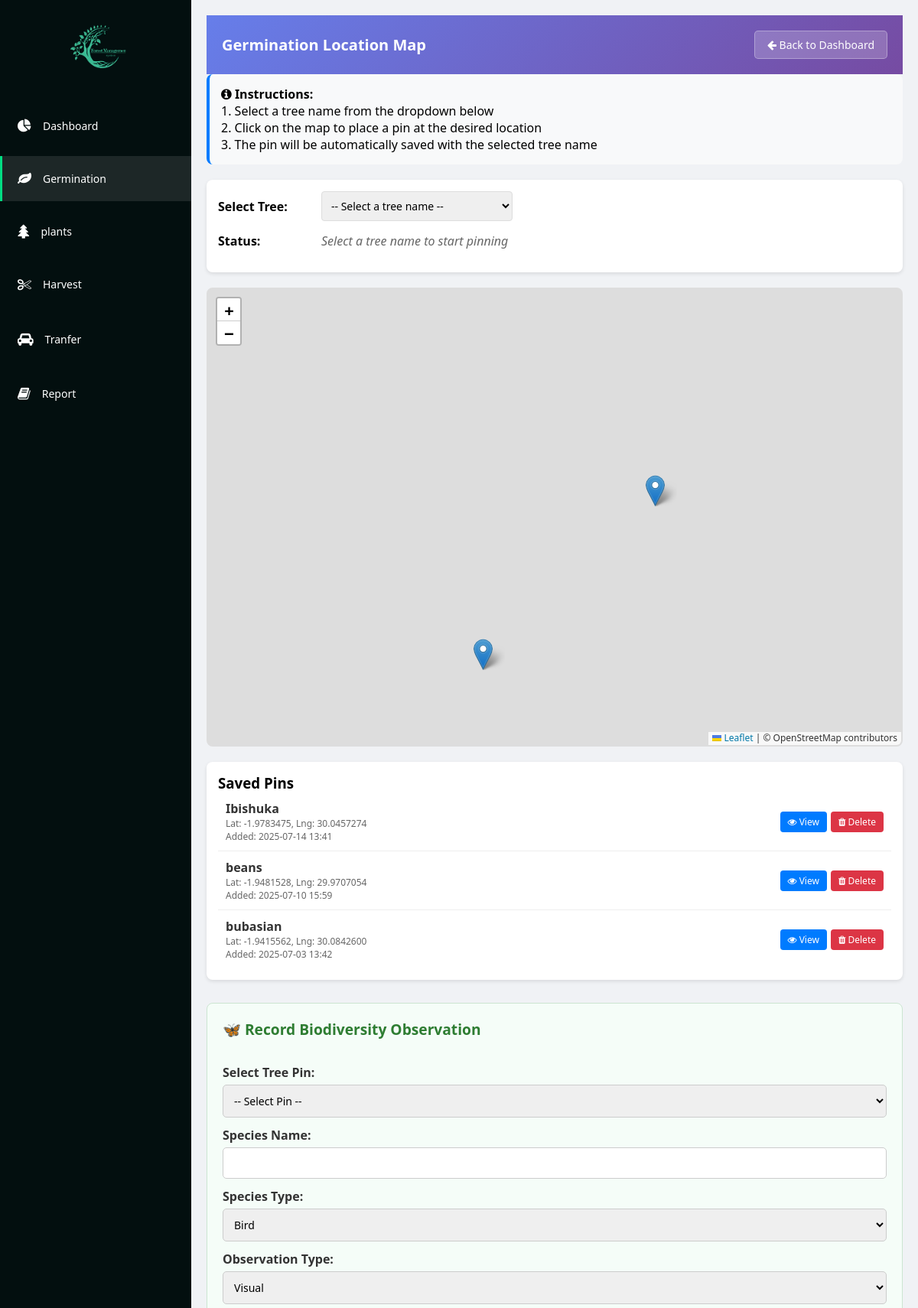
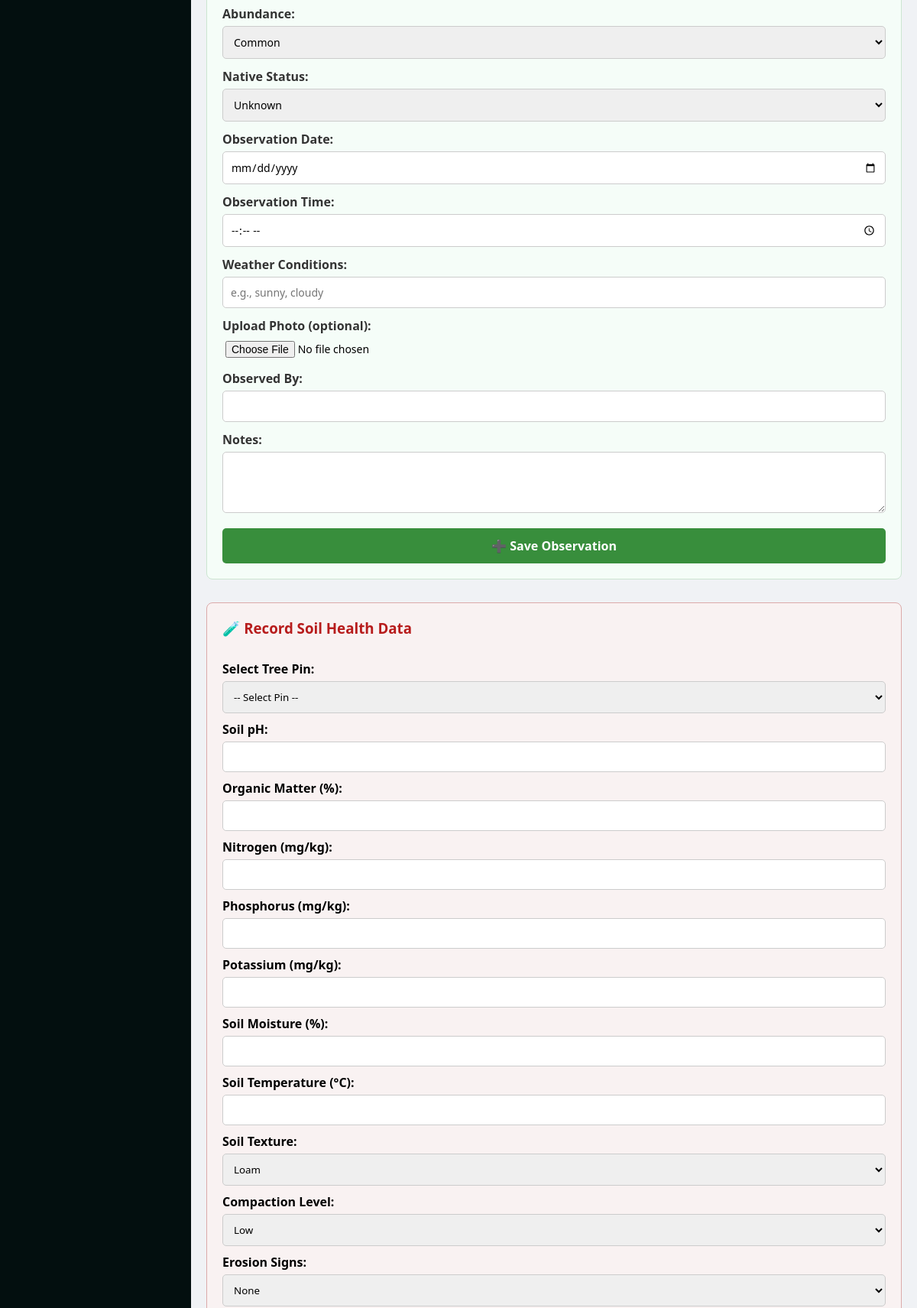
Page /Siliculture/pages/germination_map.php (signed in, upper part) on the committed database (2 pictures, top to bottom).
### tables this page shows
CREATE TABLE `germination_pins` (
  `id` int(11) NOT NULL,
  `tree_name` varchar(255) NOT NULL,
  `latitude` decimal(10,7) NOT NULL,
  `longitude` decimal(10,7) NOT NULL,
  `created_at` timestamp NOT NULL DEFAULT current_timestamp(),
  `updated_at` timestamp NOT NULL DEFAULT current_timestamp() ON UPDATE current_timestamp(),
  `g_id` int(11) NOT NULL
);

### Siliculture/pages/germination_map.php (the view, shortened to what this page needs)
<?php
    include'../../database/connection.php';
    $pins_query = $pdo->query("SELECT * FROM germination_pins ORDER BY created_at DESC");
    $pins = $pins_query->fetchAll();
?>
<!DOCTYPE html>
<html lang="en">
<head>
    <link rel="stylesheet" href="../css/style.css">
    <link rel="stylesheet" href="https://cdnjs.cloudflare.com/ajax/libs/font-awesome/4.7.0/css/font-awesome.min.css">
    <link rel="stylesheet" href="../css/germ.css">
    <link rel="stylesheet" href="https://unpkg.com/leaflet@1.7.1/dist/leaflet.css" />
    <link rel="stylesheet" href="../css/germination_2.css">
</head>
<body>
    <?php include'../menu/menu.php'; ?>
    <div class="main-content">
        <div class="sales-container-pp">
            <div class="table-header">
                <div class="table-title">Germination Location Map</div>
                <div class="table-actions">
                    <a href="germ.php">
                        <button class="btn btn-secondary">
                            <i class="fa fa-arrow-left"></i> Back to Dashboard
                        </button>
                    </a>
                </div>
            </div>
            <div class="instruction-text">
                <h4><i class="fa fa-info-circle"></i> Instructions:</h4>
                <p>1. Select a tree name from the dropdown below</p>
                <p>2. Click on the map to place a pin at the desired location</p>
                <p>3. The pin will be automatically saved with the selected tree name</p>
            </div>
            <div class="map-controls">
                <div class="control-group">
                    <label for="treeSelect">Select Tree:</label>
                    <select id="treeSelect" style="width: 250px;">
                        <option value="" hidden>-- Select a tree name --</option>
                    </select>
                </div>
                <div class="control-group">
                    <label>Status:</label>
                    <span id="statusText" style="color: #666; font-style: italic;">Select a tree name to start pinning</span>
                </div>
            </div>
            <div id="map" class="map-container"></div>
            <div class="pin-list">
                <h3>Saved Pins</h3>
                <div id="pinsList">
                    <?php if(count($pins) > 0): ?>
                        <?php foreach($pins as $pin): ?>
                            <div class="pin-item" data-pin-id="<?php echo $pin['id']; ?>">
                                <div class="pin-info">
                                    <div class="pin-name"><?php echo htmlspecialchars($pin['tree_name']); ?></div>
                                    <div class="pin-coords">Lat: <?php echo $pin['latitude']; ?>, Lng: <?php echo $pin['longitude']; ?></div>
                                    <div class="pin-coords">Added: <?php echo date('Y-m-d H:i', strtotime($pin['created_at'])); ?></div>
                                </div>
                                <div class="pin-actions">
                                    <button class="view-btn" onclick="viewPin(<?php echo $pin['latitude']; ?>, <?php echo $pin['longitude']; ?>)">
                                        <i class="fa fa-eye"></i> View
                                    </button>
                                    <button class="delete-btn" onclick="deletePin(<?php echo $pin['id']; ?>, '<?php echo htmlspecialchars($pin['tree_name']); ?>')">
                                        <i class="fa fa-trash"></i> Delete
                                    </button>
                                </div>
                            </div>
                        <?php endforeach; ?>
                    <?php else: ?>
                        <p style="text-align: center; color: #666; font-style: italic;">No pins saved yet</p>
                    <?php endif; ?>
                </div>
            </div>
            <div class="biodiversity-form">
  <h3>🦋 Record Biodiversity Observation</h3>
  <form id="biodiversityForm" enctype="multipart/form-data">
    <label for="biodiversity_pin_id">Select Tree Pin:</label>
    <select id="biodiversity_pin_id" name="pin_id" required>
      <option value="">-- Select Pin --</option>
    </select>
    <label>Species Name:</label>
    <input type="text" name="species_name" required>
    <label>Species Type:</label>
    <select name="species_type" required>
      <option value="bird">Bird</option>
    </select>
    <label>Observation Type:</label>
    <select name="observation_type" required>
      <option value="visual">Visual</option>
    </select>
    <label>Abundance:</label>
    <select name="abundance">
      <option value="common" selected>Common</option>
    </select>
    <label>Native Status:</label>
    <select name="native_status">
      <option value="unknown" selected>Unknown</option>
    </select>
    <label>Observation Date:</label>
    <input type="date" name="observation_date" required>
    <label>Observation Time:</label>
    <input type="time" name="observation_time">
    <label>Weather Conditions:</label>
    <input type="text" name="weather_conditions" placeholder="e.g., sunny, cloudy">
    <label>Upload Photo (optional):</label>
    <input type="file" name="photo">
    <label>Observed By:</label>
    <input type="text" name="observed_by" required>
    <label>Notes:</label>
    <textarea name="notes" rows="3"></textarea>
    <button type="submit">➕ Save Observation</button>
  </form>
</div>
<div class="soil-health-form">
  <h3>🧪 Record Soil Health Data</h3>
  <form id="soilHealthForm" enctype="multipart/form-data">
    <label>Select Tree Pin:</label>
    <select name="pin_id" required>
      <option value="">-- Select Pin --</option>
    </select>
    <label>Soil pH:</label>
    <input type="number" step="0.01" name="soil_ph" required>
    <label>Organic Matter (%):</label>
    <input type="number" step="0.01" name="organic_matter_percent" required>
    <label>Nitrogen (mg/kg):</label>
    <input type="number" step="0.01" name="nitrogen_level">
    <label>Phosphorus (mg/kg):</label>
    <input type="number" step="0.01" name="phosphorus_level">
    <label>Potassium (mg/kg):</label>
    <input type="number" step="0.01" name="potassium_level">
    <label>Soil Moisture (%):</label>
    <input type="number" step="0.01" name="soil_moisture_percent">
    <label>Soil Temperature (°C):</label>
    <input type="number" step="0.01" name="soil_temperature">
    <label>Soil Texture:</label>
    <select name="soil_texture">
      <option value="loam">Loam</option>
    </select>
    <label>Compaction Level:</label>
    <select name="compaction_level">
      <option value="low">Low</option>
    </select>
    <label>Erosion Signs:</label>
    <select name="erosion_signs">
      <option value="none">None</option>
    </select>
  </form>
</div>
        </div>
    </div>
</body>
</html>

### Siliculture/css/style.css (style rules this page uses)
* { margin: 0; padding: 0; box-sizing: border-box; font-family: 'Segoe UI', Tahoma, Geneva, Verdana, sans-serif; }
body { background-color: #f0f2f5; display: flex; height: 100vh; }
a { text-decoration: none; }
.main-content { height: 100vh; overflow-y: auto; }
textarea { resize: none; }
.main-content { flex: 1; padding: 20px; display: flex; flex-direction: column; gap: 20px; }

### Siliculture/css/germ.css (style rules this page uses)
.table-header { padding: 20px; background: linear-gradient(135deg, #667eea 0%, #764ba2 100%); color: white; display: flex; justify-content: space-between; align-items: center; }
.table-title { font-size: 20px; font-weight: 600; }
.table-actions { display: flex; gap: 10px; }
.btn { padding: 8px 16px; border: none; border-radius: 5px; cursor: pointer; font-size: 14px; transition: all 0.3s ease; }
.btn-secondary { background: rgba(255,255,255,0.2); color: white; border: 1px solid rgba(255,255,255,0.3); }

### Siliculture/css/germination_2.css (style rules this page uses)
.map-container { height: 600px; width: 100%; margin: 20px 0; border: 2px solid #ddd; border-radius: 8px; }
.map-controls { background: white; padding: 15px; border-radius: 8px; margin-bottom: 20px; box-shadow: 0 2px 5px rgba(0,0,0,0.1); }
.control-group { display: flex; gap: 15px; align-items: center; margin-bottom: 15px; }
.control-group label { font-weight: bold; min-width: 120px; }
.control-group select, .control-group input { padding: 8px; border: 1px solid #ddd; border-radius: 4px; font-size: 14px; }
.pin-list { background: white; padding: 15px; border-radius: 8px; margin-top: 20px; box-shadow: 0 2px 5px rgba(0,0,0,0.1); }
.pin-item { display: flex; justify-content: space-between; align-items: center; padding: 10px; border-bottom: 1px solid #eee; }
.pin-item:last-child { border-bottom: none; }
.pin-info { flex: 1; }
.pin-name { font-weight: bold; color: #333; }
.pin-coords { font-size: 12px; color: #666; }
.pin-actions { display: flex; gap: 5px; }
.pin-actions button { padding: 5px 10px; border: none; border-radius: 4px; cursor: pointer; font-size: 12px; }
.pin-actions .view-btn { background: #007bff; color: white; }
.pin-actions .delete-btn { background: #dc3545; color: white; }
.instruction-text { background: #f8f9fa; padding: 15px; border-radius: 8px; margin-bottom: 20px; border-left: 4px solid #007bff; }
.biodiversity-form { margin-top: 30px; padding: 20px; background-color: #f5fdf8; border: 1px solid #cce5d1; border-radius: 8px; }
.biodiversity-form h3 { color: #2e7d32; margin-bottom: 20px; font-size: 1.2em; font-weight: 600; }
.biodiversity-form form { display: flex; flex-direction: column; }
.biodiversity-form label { margin-top: 12px; font-weight: 600; color: #333; }
.biodiversity-form input, .biodiversity-form select, .biodiversity-form textarea { padding: 10px; border: 1px solid #ccc; border-radius: 5px; margin-top: 5px; font-size: 14px; font-family: inherit; width: 100%; box-sizing: border-box; }
.biodiversity-form textarea { resize: vertical; min-height: 80px; }
.biodiversity-form input[type="file"] { border: none; padding: 4px; }
.biodiversity-form button { margin-top: 20px; padding: 12px; background-color: #388e3c; color: white; border: none; border-radius: 5px; font-size: 16px; cursor: pointer; font-weight: 600; transition: background-color 0.3s ease; }
.soil-health-form { margin-top: 30px; padding: 20px; background: #f9f2f2; border: 1px solid #dbaaaa; border-radius: 8px; }
.soil-health-form h3 { color: #b71c1c; margin-bottom: 20px; }
.soil-health-form form { display: flex; flex-direction: column; }
.soil-health-form label { margin-top: 10px; font-weight: 600; }
.soil-health-form input, .soil-health-form select, .soil-health-form textarea { padding: 10px; border-radius: 5px; border: 1px solid #ccc; margin-top: 5px; font-family: inherit; }

### rows in the picture
germination_pins: tree_name "Ibishuka", latitude "-1.9783475", longitude "30.0457274", created_at "2025-07-14 13:41"
germination_pins: tree_name "beans", latitude "-1.9481528", longitude "29.9707054", created_at "2025-07-10 15:59"
germination_pins: tree_name "bubasian", latitude "-1.9415562", longitude "30.0842600", created_at "2025-07-03 13:42"
